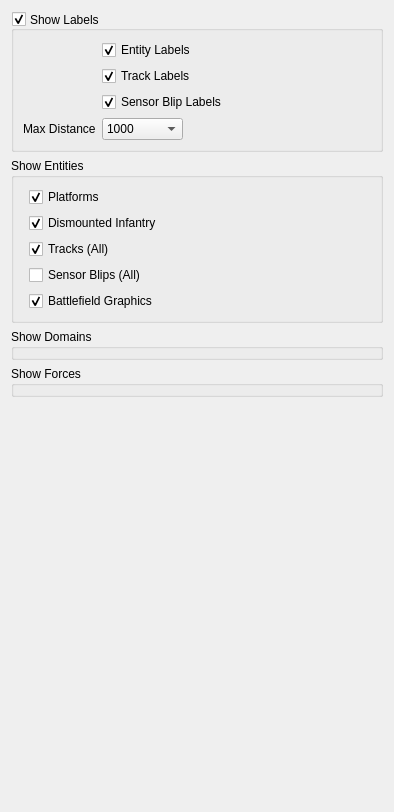
           <widget class="QWidget" name="scrollAreaWidgetContents">
            <property name="geometry">
             <rect>
              <x>0</x>
              <y>0</y>
              <width>394</width>
              <height>812</height>
             </rect>
            </property>
            <layout class="QVBoxLayout" name="verticalLayout">
             <item>
              <widget class="QGroupBox" name="mVisLabelGroup">
               <property name="title">
                <string>Show Labels</string>
               </property>
               <property name="alignment">
                <set>Qt::AlignJustify|Qt::AlignVCenter</set>
               </property>
               <property name="checkable">
                <bool>true</bool>
               </property>
               <layout class="QFormLayout" name="formLayout_8">
                <property name="fieldGrowthPolicy">
                 <enum>QFormLayout::FieldsStayAtSizeHint</enum>
                </property>
                <item row="0" column="1">
                 <widget class="QCheckBox" name="mVisEntityChk">
                  <property name="text">
                   <string>Entity Labels</string>
                  </property>
                  <property name="checked">
                   <bool>true</bool>
                  </property>
                 </widget>
                </item>
                <item row="1" column="1">
                 <widget class="QCheckBox" name="mVisTrackChk">
                  <property name="text">
                   <string>Track Labels</string>
                  </property>
                  <property name="checked">
                   <bool>true</bool>
                  </property>
                 </widget>
                </item>
                <item row="2" column="1">
                 <widget class="QCheckBox" name="mVisBlipChk">
                  <property name="text">
                   <string>Sensor Blip Labels</string>
                  </property>
                  <property name="checked">
                   <bool>true</bool>
                  </property>
                 </widget>
                </item>
                <item row="4" column="0">
                 <widget class="QLabel" name="mVisDistLabel">
                  <property name="text">
                   <string>Max Distance</string>
                  </property>
                 </widget>
                </item>
                <item row="4" column="1">
                 <widget class="QComboBox" name="mVisMaxDistCombo">
                  <property name="currentIndex">
                   <number>3</number>
                  </property>
                  <item>
                   <property name="text">
                    <string>50</string>
                   </property>
                  </item>
                  <item>
                   <property name="text">
                    <string>100</string>
                   </property>
                  </item>
                  <item>
                   <property name="text">
                    <string>500</string>
                   </property>
                  </item>
                  <item>
                   <property name="text">
                    <string>1000</string>
                   </property>
                  </item>
                  <item>
                   <property name="text">
                    <string>2500</string>
                   </property>
                  </item>
                  <item>
                   <property name="text">
                    <string>5000</string>
                   </property>
                  </item>
                  <item>
                   <property name="text">
                    <string>10000</string>
                   </property>
                  </item>
                  <item>
                   <property name="text">
                    <string>Unlimited</string>
                   </property>
                  </item>
                 </widget>
                </item>
               </layout>
              </widget>
             </item>
             <item>
              <widget class="QGroupBox" name="mVisEntityGroup">
               <property name="title">
                <string>Show Entities</string>
               </property>
               <property name="checkable">
                <bool>false</bool>
               </property>
               <layout class="QFormLayout" name="formLayout_9">
                <property name="fieldGrowthPolicy">
                 <enum>QFormLayout::FieldsStayAtSizeHint</enum>
                </property>
                <item row="0" column="1">
                 <widget class="QCheckBox" name="mVisShowPlatforms">
                  <property name="text">
                   <string>Platforms</string>
                  </property>
                  <property name="checked">
                   <bool>true</bool>
                  </property>
                 </widget>
                </item>
                <item row="1" column="1">
                 <widget class="QCheckBox" name="mVisShowHumans">
                  <property name="text">
                   <string>Dismounted Infantry</string>
                  </property>
                  <property name="checked">
                   <bool>true</bool>
                  </property>
                 </widget>
                </item>
                <item row="2" column="1">
                 <widget class="QCheckBox" name="mVisShowTracks">
                  <property name="text">
                   <string>Tracks (All)</string>
                  </property>
                  <property name="checked">
                   <bool>true</bool>
                  </property>
                 </widget>
                </item>
                <item row="3" column="1">
                 <widget class="QCheckBox" name="mVisShowBlips">
                  <property name="text">
                   <string>Sensor Blips (All)</string>
                  </property>
                  <property name="checked">
                   <bool>false</bool>
                  </property>
                 </widget>
                </item>
                <item row="4" column="1">
                 <widget class="QCheckBox" name="mVisShowBFG">
                  <property name="text">
                   <string>Battlefield Graphics</string>
                  </property>
                  <property name="checked">
                   <bool>true</bool>
                  </property>
                 </widget>
                </item>
               </layout>
              </widget>
             </item>
             <item>
              <widget class="QGroupBox" name="mVisDomainGroup">
               <property name="layoutDirection">
                <enum>Qt::LeftToRight</enum>
               </property>
               <property name="title">
                <string>Show Domains</string>
               </property>
              </widget>
             </item>
             <item>
              <widget class="QGroupBox" name="mVisForceGroup">
               <property name="title">
                <string>Show Forces</string>
               </property>
              </widget>
             </item>
             <item>
              <spacer>
               <property name="orientation">
                <enum>Qt::Vertical</enum>
               </property>
               <property name="sizeHint" stdset="0">
                <size>
                 <width>20</width>
                 <height>40</height>
                </size>
               </property>
              </spacer>
             </item>
            </layout>
           </widget>
